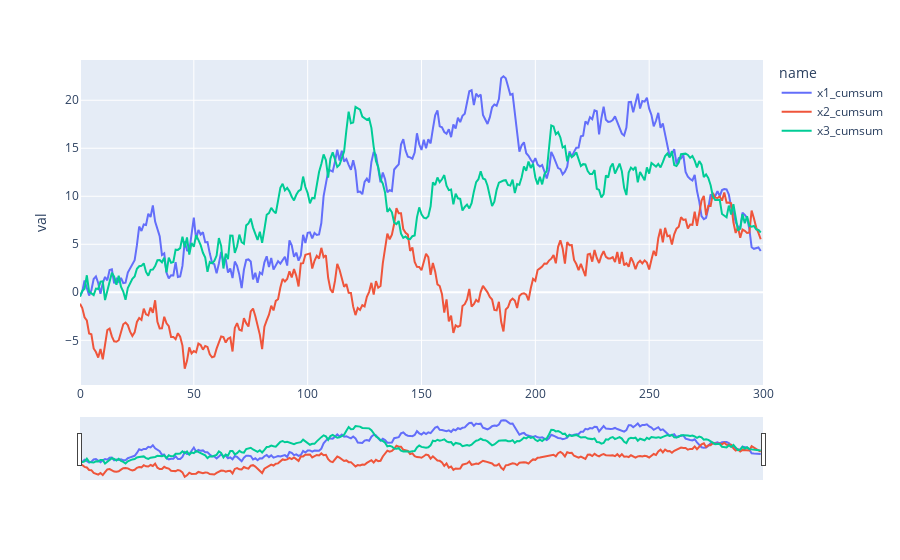

The notebook cell this image was saved under:
### Code cell
fig = px.line(x_, y="val", color="name",)
fig.update_layout(xaxis_range=[0, 300], # datetime.datetimeで指定してもよい
                 xaxis_rangeslider_visible=True)

### Figure 1 — Plotly figure (JSON) as saved in the notebook; plotly's stock layout.template omitted (floating-point values rounded to 4 significant figures; data arrays with more than 128 entries replaced by an {"elided": "..."} marker saying what was removed)
{"data": [{"hoverlabel": {"namelength": 0}, "hovertemplate": "name=x1_cumsum<br>val=%{y}", "legendgroup": "x1_cumsum", "line": {"color": "#636efa", "dash": "solid"}, "mode": "lines", "name": "x1_cumsum", "showlegend": true, "type": "scatter", "xaxis": "x", "y": {"elided": "300 float values"}, "yaxis": "y"}, {"hoverlabel": {"namelength": 0}, "hovertemplate": "name=x2_cumsum<br>val=%{y}", "legendgroup": "x2_cumsum", "line": {"color": "#EF553B", "dash": "solid"}, "mode": "lines", "name": "x2_cumsum", "showlegend": true, "type": "scatter", "xaxis": "x", "y": {"elided": "300 float values"}, "yaxis": "y"}, {"hoverlabel": {"namelength": 0}, "hovertemplate": "name=x3_cumsum<br>val=%{y}", "legendgroup": "x3_cumsum", "line": {"color": "#00cc96", "dash": "solid"}, "mode": "lines", "name": "x3_cumsum", "showlegend": true, "type": "scatter", "xaxis": "x", "y": {"elided": "300 float values"}, "yaxis": "y"}], "layout": {"legend": {"title": {"text": "name"}, "tracegroupgap": 0}, "margin": {"t": 60}, "xaxis": {"anchor": "y", "domain": [0, 1], "range": [0, 300], "rangeslider": {"visible": true}}, "yaxis": {"anchor": "x", "domain": [0, 1], "title": {"text": "val"}}}}
